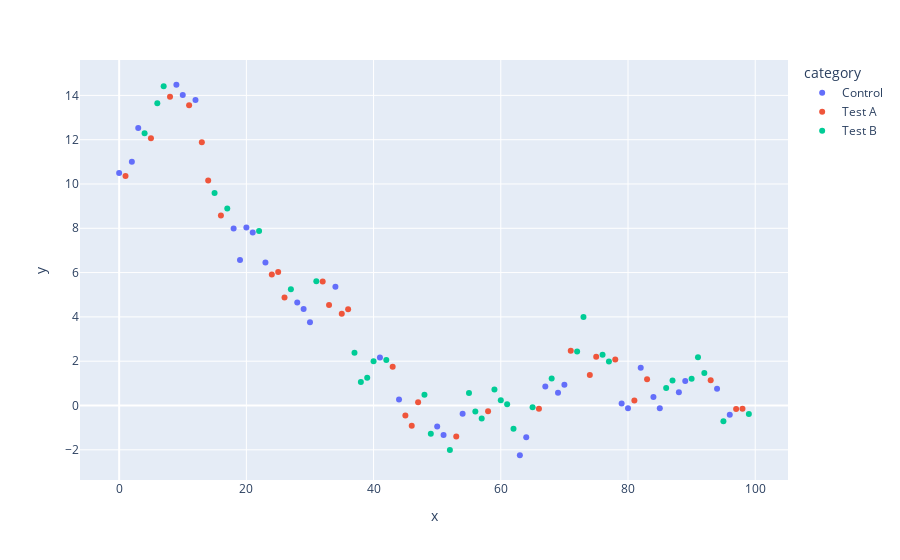

Write notebook code for a chart like this one.
### Markdown cell above
## 11. Backend Interchangeability
Switch between static (plotnine) and interactive (Plotly) modes easily.

### Code cell
# Interactive Mode
(df 
 >> Plot() 
 >> plot_points('x', 'y') 
 >> add_color('category') 
 >> to_interactive() 
 >> show())

### Figure 1 — Plotly figure (JSON) as saved in the notebook; plotly's stock layout.template omitted (floating-point values rounded to 4 significant figures)
{"data": [{"hovertemplate": "category=Control<br>x=%{x}<br>y=%{y}<extra></extra>", "legendgroup": "Control", "marker": {"color": "#636efa", "symbol": "circle"}, "mode": "markers", "name": "Control", "orientation": "v", "showlegend": true, "type": "scatter", "x": [0, 2, 3, 9, 10, 12, 18, 19, 20, 21, 23, 28, 29, 30, 34, 41, 44, 50, 51, 54, 63, 64, 67, 69, 70, 79, 80, 82, 84, 85, 88, 89, 94, 96], "xaxis": "x", "y": [10.5, 11.01, 12.53, 14.48, 14.02, 13.79, 7.986, 6.574, 8.04, 7.814, 6.457, 4.647, 4.356, 3.754, 5.358, 2.164, 0.2691, -0.9496, -1.335, -0.3689, -2.247, -1.434, 0.8536, 0.5701, 0.9315, 0.09279, -0.1269, 1.708, 0.3814, -0.1204, 0.594, 1.107, 0.7512, -0.4162], "yaxis": "y"}, {"hovertemplate": "category=Test A<br>x=%{x}<br>y=%{y}<extra></extra>", "legendgroup": "Test A", "marker": {"color": "#EF553B", "symbol": "circle"}, "mode": "markers", "name": "Test A", "orientation": "v", "showlegend": true, "type": "scatter", "x": [1, 5, 8, 11, 13, 14, 16, 24, 25, 26, 32, 33, 35, 36, 43, 45, 46, 47, 53, 58, 66, 71, 74, 75, 78, 81, 83, 93, 97, 98], "xaxis": "x", "y": [10.36, 12.06, 13.94, 13.55, 11.88, 10.16, 8.58, 5.912, 6.023, 4.872, 5.593, 4.535, 4.137, 4.346, 1.748, -0.4508, -0.9114, 0.1457, -1.4, -0.2548, -0.1499, 2.47, 1.379, 2.201, 2.08, 0.2302, 1.19, 1.143, -0.1552, -0.1501], "yaxis": "y"}, {"hovertemplate": "category=Test B<br>x=%{x}<br>y=%{y}<extra></extra>", "legendgroup": "Test B", "marker": {"color": "#00cc96", "symbol": "circle"}, "mode": "markers", "name": "Test B", "orientation": "v", "showlegend": true, "type": "scatter", "x": [4, 6, 7, 15, 17, 22, 27, 31, 37, 38, 39, 40, 42, 48, 49, 52, 55, 56, 57, 59, 60, 61, 62, 65, 68, 72, 73, 76, 77, 86, 87, 90, 91, 92, 95, 99], "xaxis": "x", "y": [12.3, 13.64, 14.41, 9.593, 8.894, 7.881, 5.248, 5.606, 2.386, 1.058, 1.255, 1.993, 2.049, 0.4893, -1.274, -2.012, 0.5623, -0.2769, -0.5861, 0.7207, 0.2415, 0.05589, -1.05, -0.07789, 1.215, 2.434, 3.998, 2.288, 1.989, 0.795, 1.124, 1.204, 2.173, 1.471, -0.7124, -0.3847], "yaxis": "y"}], "layout": {"legend": {"title": {"text": "category"}, "tracegroupgap": 0, "x": 1.02, "xanchor": "left", "y": 1}, "margin": {"t": 60}, "xaxis": {"anchor": "y", "domain": [0, 1], "title": {"text": "x"}}, "yaxis": {"anchor": "x", "domain": [0, 1], "title": {"text": "y"}}}}
